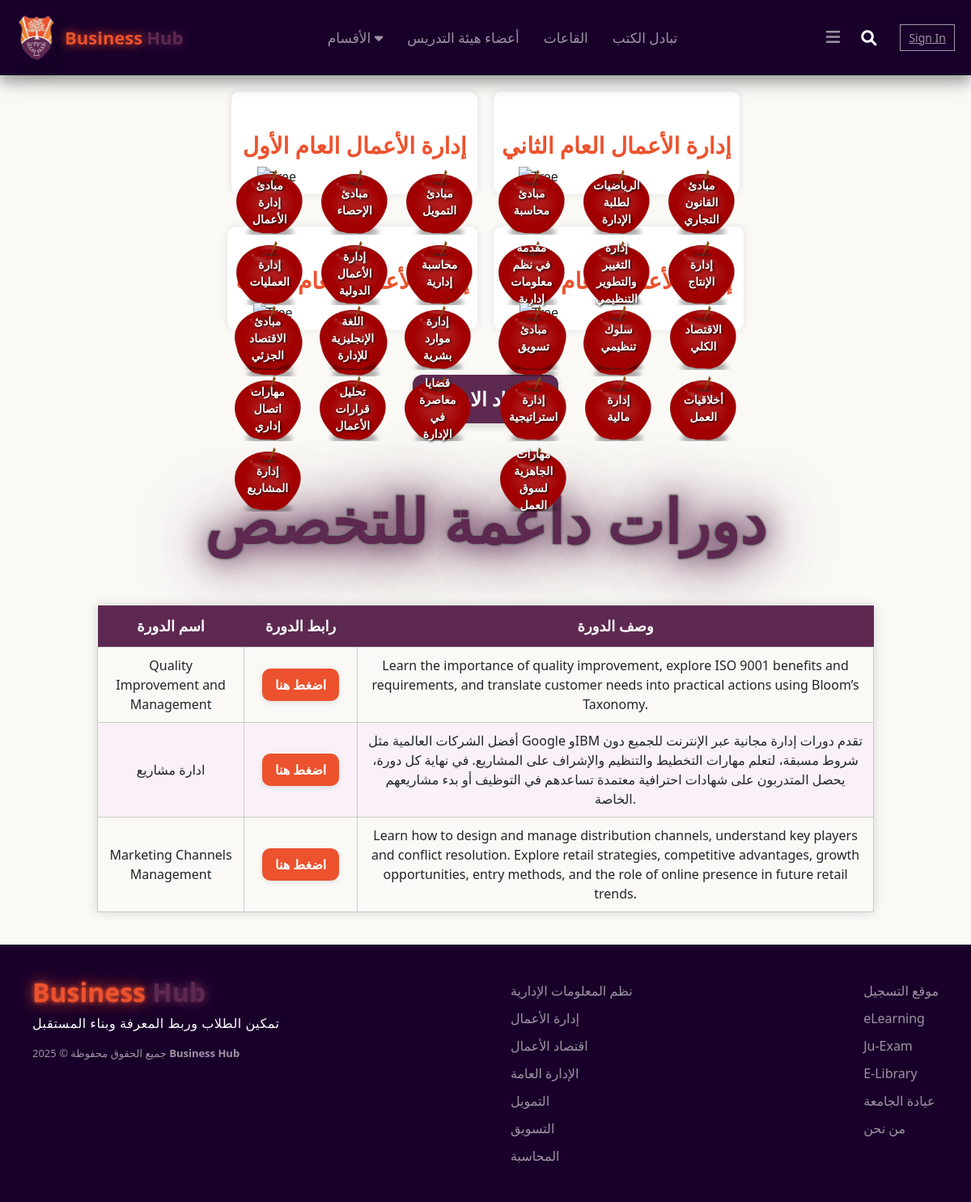
Screenshot of /businesshub/departments/BUS.php with the database file from the repository.
### tables this page shows
CREATE TABLE `books` (
  `id` int(11) NOT NULL,
  `department_id` int(11) DEFAULT NULL,
  `year` enum('1','2','3','4') NOT NULL DEFAULT '1',
  `book_name` varchar(255) DEFAULT NULL,
  `book_material` text DEFAULT NULL
);

CREATE TABLE `courses` (
  `id` int(11) NOT NULL,
  `department_id` int(11) DEFAULT NULL,
  `course_name` varchar(255) DEFAULT NULL,
  `course_link` text DEFAULT NULL,
  `course_description` text DEFAULT NULL
);

### businesshub/includes/model/books.php (called while the page is built, shortened)
<?php
function getBooksByDepartmentAndYear(mysqli $conn, int $departmentId, string $year): array
{
    $sql = "SELECT id, department_id, year, book_name, book_material
              FROM books
             WHERE department_id = ?
               AND year = ?";
    if (! $stmt = $conn->prepare($sql)) {
        throw new Exception("DB prepare failed: " . $conn->error);
    }
    $stmt->bind_param("is", $departmentId, $year);
    $stmt->execute();
    $result = $stmt->get_result();
    $books  = $result->fetch_all(MYSQLI_ASSOC);
    return $books;
}

### businesshub/includes/model/courses.php (called while the page is built, shortened)
<?php
function getCoursesByDepartment(mysqli $conn, int $departmentId): array
{
    $sql = "SELECT id, department_id, course_name, course_link, course_description
              FROM courses
             WHERE department_id = ?";
    if (! $stmt = $conn->prepare($sql)) {
        throw new Exception("DB prepare failed: " . $conn->error);
    }
    $stmt->bind_param("i", $departmentId);
    $stmt->execute();
    $result = $stmt->get_result();
    $courses = $result->fetch_all(MYSQLI_ASSOC);
    return $courses;
}

### businesshub/departments/BUS.php (the view, shortened to what this page needs)
<?php
require_once __DIR__ . '/../includes/db.php';
require_once __DIR__ . '/../includes/model/books.php';
require_once __DIR__ . '/../includes/model/courses.php';
$departmentId = 7;
$year1Books = getBooksByDepartmentAndYear($conn, $departmentId, '1');
$year2Books = getBooksByDepartmentAndYear($conn, $departmentId, '2');
$year3Books = getBooksByDepartmentAndYear($conn, $departmentId, '3');
$year4Books = getBooksByDepartmentAndYear($conn, $departmentId, '4');
$courses = getCoursesByDepartment($conn, $departmentId);
?>
<!DOCTYPE html>
<html lang="en">
<head>
  <link rel="stylesheet" href="https://cdnjs.cloudflare.com/ajax/libs/font-awesome/6.0.0/css/all.min.css">
  <link rel="stylesheet" href="https://cdn.jsdelivr.net/npm/bootstrap@5.3.0/dist/css/bootstrap.min.css" />
  <?php
    $cssVersion = filemtime($_SERVER['DOCUMENT_ROOT'] . '/businesshub/css/header-footer.css');
  ?>
  <link rel="stylesheet" href="css/header-footer.css?v=<?php echo $cssVersion; ?>">
  <link rel="stylesheet" href="css/deps.css">
    </head>
<?php include(__DIR__ . '/../includes/header.php'); ?>
<body>
<div class="tree-grid-container">
  <div class="tree-block">
    <div class="tree-title-wrapper">
      <h2 class="tree-title">إدارة الأعمال العام الأول</h2>
    </div>
    <div class="tree-responsive-wrapper">
      <div class="tree-container">
        <div class="icon-grid">
            <?php foreach ($year1Books as $book): ?>
              <a href="<?= htmlspecialchars($book['book_material']) ?>">
                <div class="tree-icon-wrapper">
                  <img src="images/apple4.png" class="tree-icon">
                  <span class="icon-text"><?= htmlspecialchars($book['book_name']) ?></span>
                </div>
              </a>
            <?php endforeach; ?>
          </div>
      </div>
    </div>
  </div>
  <div class="tree-block">
    <div class="tree-title-wrapper">
      <h2 class="tree-title">إدارة الأعمال العام الثاني</h2>
    </div>
    <div class="tree-responsive-wrapper">
      <div class="tree-container">
         <div class="icon-grid">
            <?php foreach ($year2Books as $book): ?>
              <a href="<?= htmlspecialchars($book['book_material']) ?>">
                <div class="tree-icon-wrapper">
                  <img src="images/apple4.png" class="tree-icon">
                  <span class="icon-text"><?= htmlspecialchars($book['book_name']) ?></span>
                </div>
              </a>
            <?php endforeach; ?>
          </div>
      </div>
    </div>
  </div>
</div>
<div class="tree-grid-container">
  <div class="tree-block">
    <div class="tree-title-wrapper">
      <h2 class="tree-title">إدارة الأعمال العام الثالث</h2>
    </div>
    <div class="tree-responsive-wrapper">
      <div class="tree-container">
         <div class="icon-grid">
            <?php foreach ($year3Books as $book): ?>
              <a href="<?= htmlspecialchars($book['book_material']) ?>">
                <div class="tree-icon-wrapper">
                  <img src="images/apple4.png" class="tree-icon">
                  <span class="icon-text"><?= htmlspecialchars($book['book_name']) ?></span>
                </div>
              </a>
            <?php endforeach; ?>
          </div>
      </div>
    </div>
  </div>
  <div class="tree-block">
    <div class="tree-title-wrapper">
      <h2 class="tree-title">إدارة الأعمال العام الرابع</h2>
    </div>
    <div class="tree-responsive-wrapper">
      <div class="tree-container">
         <div class="icon-grid">
            <?php foreach ($year4Books as $book): ?>
              <a href="<?= htmlspecialchars($book['book_material']) ?>" target="_blank">
                <div class="tree-icon-wrapper">
                  <img src="images/apple4.png" class="tree-icon">
                  <span class="icon-text"><?= htmlspecialchars($book['book_name']) ?></span>
                </div>
              </a>
            <?php endforeach; ?>
          </div>
      </div>
    </div>
  </div>
</div>
    <div class="center-button-wrapper">
      <a  class="custom-button" onclick="showPopup()">المواد الاخرى</a>
    </div>
      <div class="big-title">
        <h1>دورات داعمة للتخصص</h1>
      </div>
  <table class="styled-table" id="courses-table-BUS">
    <thead>
      <tr>
        <th>اسم الدورة</th>
        <th>رابط الدورة</th>
        <th>وصف الدورة</th>
      </tr>
    </thead>
     <tbody>
            <?php foreach ($courses as $course): ?>
                <tr>
                  <td><?= htmlspecialchars($course['course_name']) ?></td>
                  <td>
                    <?php if (!empty($course['course_link'])): ?>
                      <a href="<?= htmlspecialchars($course['course_link']) ?>" target="_blank" class="button-link-table">اضغط هنا</a>
                    <?php else: ?>
                      —
                    <?php endif; ?>
                  </td>
                  <td><?= htmlspecialchars($course['course_description']) ?></td>
                </tr>
            <?php endforeach; ?>
        </tbody>
  </table>
<?php include(__DIR__ . '/../includes/footer.php'); ?>
</body>
</html>

### businesshub/css/header-footer.css (style rules this page uses)
body { height: 100%; margin: 0; padding: 0; background-color: rgb(240, 234, 234) ; }
html, body { height: 100%; margin: 0; }
body { display: flex; flex-direction: column; min-height: 100vh; }

### businesshub/css/deps.css (style rules this page uses)
body { margin: 0; background-color: #FAF9F6; }
.tree-title-wrapper { text-align: center; padding-top: 40px; padding-bottom: 10px; }
.tree-title { font-size: 28px; font-weight: bold; color: #EC522D; margin: 0; }
.tree-responsive-wrapper { width: 100%; max-width: 600px; margin: auto; position: relative; }
.tree-container { width: 85%; margin: 0 auto; position: relative; }
.icon-grid { position: absolute; top: 9%; left: 50%; transform: translateX(-50%); display: grid; grid-template-columns: repeat(3, max-content); row-gap: 6px; column-gap: 20px; justify-items: center; align-items: center; }
.tree-icon-wrapper { position: relative; display: inline-block; text-align: center; text-decoration: none; }
.tree-icon { width: 85px; height: auto; transition: transform 0.3s ease; }
.icon-text { position: absolute; top: 50%; left: 50%; transform: translate(-50%, -50%); font-size: 14px; color: white; font-weight: bold; text-align: center; text-shadow: 1px 1px 3px black; pointer-events: none; }
.tree-grid-container { display: grid; grid-template-columns: repeat(2, 1fr); gap: 20px; margin: 20px auto; max-width: 1100px; }
.tree-block { background-color: #fff; border-radius: 10px; box-shadow: 0 0 10px rgba(0, 0, 0, 0.1); padding: 10px; }
.big-title { text-align: center; padding: 40px 20px 20px; }
.big-title h1 { font-size: 75px; font-weight: bold; color: #5E2950; margin: 0; user-select: none; -webkit-user-select: none; -moz-user-select: none; -ms-user-select: none; text-shadow: 0 0 1px #7b7979, 0 0 2px #7b7979, 1px 1px 2px #7b7979, -1px -1px 2px #7b7979, 0 0 30px rgba(94, 41, 80, 0.95), 0 0 60px rgba(94, 41, 80, 0.85), 0 0 90px rgba(94, 41, 80, 0.75); }
.custom-button { display: inline-block; margin: 20px auto; padding: 12px 24px; background-color: #5E2950; color: white !important; text-decoration: none; font-size: 24px; font-weight: bold; border-radius: 12px; box-shadow: 0 4px 10px rgba(0, 0, 0, 0.15); transition: all 0.3s ease; text-align: center; cursor: pointer; }
.center-button-wrapper { text-align: center; margin-top: 15px; margin-bottom: 15px; }
.styled-table { width: 80%; margin: 40px auto; border-collapse: collapse; text-align: center; font-family: 'Segoe UI', sans-serif; box-shadow: 0 0 12px rgba(0, 0, 0, 0.15); }
.styled-table th { background-color: #5E2950; color: white; padding: 12px; font-size: 18px; }
.styled-table td { padding: 10px; border: 1px solid #ccc; font-size: 16px; }
.styled-table tr:nth-child(even) { background-color: #f9f1f7; }
.styled-table a { color: #EC522D; font-weight: bold; text-decoration: none; }
.button-link-table { position: relative; z-index: 1; background-color: #EC522D; color: white !important; font-weight: bold; padding: 10px 25px; border-radius: 15px; box-shadow: 0 4px 8px rgba(0, 0, 0, 0.1); text-align: center; text-decoration: none !important; transition: background-color 0.3s ease; }
.button-link-table::before, .button-link-table::after { display: none !important; content: none !important; opacity: 0 !important; }

### businesshub/departments/BUS.php (style rules this page uses)
#courses-table-BUS td, #courses-table-BUS th { vertical-align: middle; }
#courses-table-BUS td:nth-child(2), #courses-table-BUS th:nth-child(2) { min-width: 120px; width: 140px; text-align: center; }
.button-link-table { display: inline-block; padding: 8px 16px; background: #EC522D; color: #fff !important; border-radius: 10px; font-weight: bold; text-decoration: none; box-shadow: 0 2px 6px #e0e0e0; transition: background 0.2s; margin: 0 auto; }

### rows the page displays
courses: course_name "Quality Improvement and Management", course_description "Learn the importance of quality improvement, explore ISO 9001 benefits and requirements, and translate customer needs into practical actions using Bloom’s Taxonomy."
courses: course_name "ادارة مشاريع", course_description "أفضل الشركات العالمية مثل Google وIBM تقدم دورات إدارة مجانية عبر الإنترنت للجميع دون شروط مسبقة، لتعلم مهارات التخطيط والتنظيم والإشراف على المشاريع. في نهاية كل دورة، يحصل المتدربون على شهادات احترافية معتمدة تساعدهم في التوظيف أو بدء مشاريعهم الخاصة."
courses: course_name "Marketing Channels Management", course_description "Learn how to design and manage distribution channels, understand key players and conflict resolution. Explore retail strategies, competitive advantages, growth opportunities, entry methods, and the role of online presence in future retail trends."
